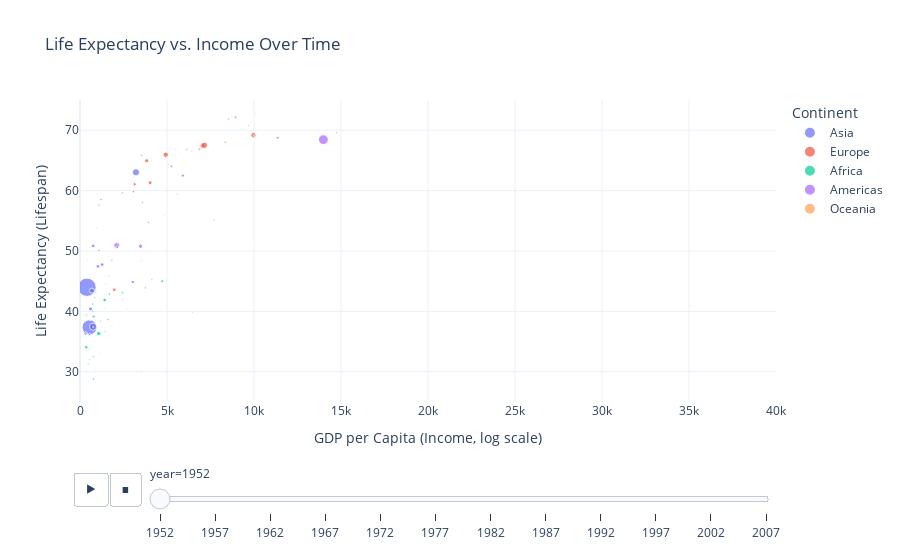

Here is the notebook cell this chart was saved with:
### Markdown cell above
this is a analysis for numerical variables, it is discrete. Both the number of fairs over time and visitors distribute skewed to the left. That means that the number of visitors increase at the same time number of fairs increase over years. The mean for visitors is greater than the median. The mean for attending_countries is also greater than median. That's means the attending countries increase over time.The number of fairs max around the year 1950, however, the number of visitors max over year 2000, that's mean more fairs not implies more visitors.

### Code cell
import pandas as pd
import plotly.express as px

url = "https://raw.githubusercontent.com/plotly/datasets/master/gapminderDataFiveYear.csv"
df = pd.read_csv(url)

df = px.data.gapminder()
px.scatter(df, x="gdpPercap", y="lifeExp", animation_frame="year", animation_group="country",
           size="pop", color="continent", hover_name="country",
           size_max=55, range_x=[25,75], range_y=[0,40000])

fig.show()

### Figure 1 — Plotly figure (JSON) as saved in the notebook; plotly's stock layout.template omitted (floating-point values rounded to 4 significant figures)
{"data": [{"hovertemplate": "<b>%{hovertext}</b><br><br>continent=Asia<br>year=1952<br>GDP per Capita (Income)=%{x}<br>Life Expectancy (Lifespan)=%{y}<br>pop=%{marker.size}<extra></extra>", "hovertext": ["Afghanistan", "Bahrain", "Bangladesh", "Cambodia", "China", "Hong Kong, China", "India", "Indonesia", "Iran", "Iraq", "Israel", "Japan", "Jordan", "Korea, Dem. Rep.", "Korea, Rep.", "Kuwait", "Lebanon", "Malaysia", "Mongolia", "Myanmar", "Nepal", "Oman", "Pakistan", "Philippines", "Saudi Arabia", "Singapore", "Sri Lanka", "Syria", "Taiwan", "Thailand", "Vietnam", "West Bank and Gaza", "Yemen, Rep."], "ids": ["Afghanistan", "Bahrain", "Bangladesh", "Cambodia", "China", "Hong Kong, China", "India", "Indonesia", "Iran", "Iraq", "Israel", "Japan", "Jordan", "Korea, Dem. Rep.", "Korea, Rep.", "Kuwait", "Lebanon", "Malaysia", "Mongolia", "Myanmar", "Nepal", "Oman", "Pakistan", "Philippines", "Saudi Arabia", "Singapore", "Sri Lanka", "Syria", "Taiwan", "Thailand", "Vietnam", "West Bank and Gaza", "Yemen, Rep."], "legendgroup": "Asia", "marker": {"color": "#636efa", "size": [8425333, 120447, 46886859, 4693836, 556263528, 2125900, 372000000, 82052000, 17272000, 5441766, 1620914, 86459025, 607914, 8865488, 20947571, 160000, 1439529, 6748378, 800663, 20092996, 9182536, 507833, 41346560, 22438691, 4005677, 1127000, 7982342, 3661549, 8550362, 21289402, 26246839, 1030585, 4963829], "sizemode": "area", "sizeref": 3297000.0, "symbol": "circle"}, "mode": "markers", "name": "Asia", "orientation": "v", "showlegend": true, "type": "scatter", "x": [779.4, 9867.0, 684.2, 368.5, 400.4, 3054.0, 546.6, 749.7, 3035.0, 4130.0, 4087.0, 3217.0, 1547.0, 1088.0, 1031.0, 108400.0, 4835.0, 1831.0, 786.6, 331, 545.9, 1828.0, 684.6, 1273.0, 6460.0, 2315.0, 1084.0, 1643.0, 1207.0, 757.8, 605.1, 1516.0, 781.7], "xaxis": "x", "y": [28.8, 50.94, 37.48, 39.42, 44, 60.96, 37.37, 37.47, 44.87, 45.32, 65.39, 63.03, 43.16, 50.06, 47.45, 55.56, 55.93, 48.46, 42.24, 36.32, 36.16, 37.58, 43.44, 47.75, 39.88, 60.4, 57.59, 45.88, 58.5, 50.85, 40.41, 43.16, 32.55], "yaxis": "y"}, {"hovertemplate": "<b>%{hovertext}</b><br><br>continent=Europe<br>year=1952<br>GDP per Capita (Income)=%{x}<br>Life Expectancy (Lifespan)=%{y}<br>pop=%{marker.size}<extra></extra>", "hovertext": ["Albania", "Austria", "Belgium", "Bosnia and Herzegovina", "Bulgaria", "Croatia", "Czech Republic", "Denmark", "Finland", "France", "Germany", "Greece", "Hungary", "Iceland", "Ireland", "Italy", "Montenegro", "Netherlands", "Norway", "Poland", "Portugal", "Romania", "Serbia", "Slovak Republic", "Slovenia", "Spain", "Sweden", "Switzerland", "Turkey", "United Kingdom"], "ids": ["Albania", "Austria", "Belgium", "Bosnia and Herzegovina", "Bulgaria", "Croatia", "Czech Republic", "Denmark", "Finland", "France", "Germany", "Greece", "Hungary", "Iceland", "Ireland", "Italy", "Montenegro", "Netherlands", "Norway", "Poland", "Portugal", "Romania", "Serbia", "Slovak Republic", "Slovenia", "Spain", "Sweden", "Switzerland", "Turkey", "United Kingdom"], "legendgroup": "Europe", "marker": {"color": "#EF553B", "size": [1282697, 6927772, 8730405, 2791000, 7274900, 3882229, 9125183, 4334000, 4090500, 42459667, 69145952, 7733250, 9504000, 147962, 2952156, 47666000, 413834, 10381988, 3327728, 25730551, 8526050, 16630000, 6860147, 3558137, 1489518, 28549870, 7124673, 4815000, 22235677, 50430000], "sizemode": "area", "sizeref": 3297000.0, "symbol": "circle"}, "mode": "markers", "name": "Europe", "orientation": "v", "showlegend": true, "type": "scatter", "x": [1601.0, 6137.0, 8343.0, 973.5, 2444.0, 3119.0, 6876.0, 9692.0, 6425.0, 7030.0, 7144.0, 3531.0, 5264.0, 7268.0, 5210.0, 4931.0, 2648.0, 8942.0, 10100.0, 4029.0, 3068.0, 3145.0, 3581.0, 5075.0, 4215.0, 3834.0, 8528.0, 14730.0, 1969.0, 9980.0], "xaxis": "x", "y": [55.23, 66.8, 68, 53.82, 59.6, 61.21, 66.87, 70.78, 66.55, 67.41, 67.5, 65.86, 64.03, 72.49, 66.91, 65.94, 59.16, 72.13, 72.67, 61.31, 59.82, 61.05, 58.0, 64.36, 65.57, 64.94, 71.86, 69.62, 43.59, 69.18], "yaxis": "y"}, {"hovertemplate": "<b>%{hovertext}</b><br><br>continent=Africa<br>year=1952<br>GDP per Capita (Income)=%{x}<br>Life Expectancy (Lifespan)=%{y}<br>pop=%{marker.size}<extra></extra>", "hovertext": ["Algeria", "Angola", "Benin", "Botswana", "Burkina Faso", "Burundi", "Cameroon", "Central African Republic", "Chad", "Comoros", "Congo, Dem. Rep.", "Congo, Rep.", "Cote d'Ivoire", "Djibouti", "Egypt", "Equatorial Guinea", "Eritrea", "Ethiopia", "Gabon", "Gambia", "Ghana", "Guinea", "Guinea-Bissau", "Kenya", "Lesotho", "Liberia", "Libya", "Madagascar", "Malawi", "Mali", "Mauritania", "Mauritius", "Morocco", "Mozambique", "Namibia", "Niger", "Nigeria", "Reunion", "Rwanda", "Sao Tome and Principe", "Senegal", "Sierra Leone", "Somalia", "South Africa", "Sudan", "Swaziland", "Tanzania", "Togo", "Tunisia", "Uganda", "Zambia", "Zimbabwe"], "ids": ["Algeria", "Angola", "Benin", "Botswana", "Burkina Faso", "Burundi", "Cameroon", "Central African Republic", "Chad", "Comoros", "Congo, Dem. Rep.", "Congo, Rep.", "Cote d'Ivoire", "Djibouti", "Egypt", "Equatorial Guinea", "Eritrea", "Ethiopia", "Gabon", "Gambia", "Ghana", "Guinea", "Guinea-Bissau", "Kenya", "Lesotho", "Liberia", "Libya", "Madagascar", "Malawi", "Mali", "Mauritania", "Mauritius", "Morocco", "Mozambique", "Namibia", "Niger", "Nigeria", "Reunion", "Rwanda", "Sao Tome and Principe", "Senegal", "Sierra Leone", "Somalia", "South Africa", "Sudan", "Swaziland", "Tanzania", "Togo", "Tunisia", "Uganda", "Zambia", "Zimbabwe"], "legendgroup": "Africa", "marker": {"color": "#00cc96", "size": [9279525, 4232095, 1738315, 442308, 4469979, 2445618, 5009067, 1291695, 2682462, 153936, 14100005, 854885, 2977019, 63149, 22223309, 216964, 1438760, 20860941, 420702, 284320, 5581001, 2664249, 580653, 6464046, 748747, 863308, 1019729, 4762912, 2917802, 3838168, 1022556, 516556, 9939217, 6446316, 485831, 3379468, 33119096, 257700, 2534927, 60011, 2755589, 2143249, 2526994, 14264935, 8504667, 290243, 8322925, 1219113, 3647735, 5824797, 2672000, 3080907], "sizemode": "area", "sizeref": 3297000.0, "symbol": "circle"}, "mode": "markers", "name": "Africa", "orientation": "v", "showlegend": true, "type": "scatter", "x": [2449.0, 3521.0, 1063.0, 851.2, 543.3, 339.3, 1173.0, 1071.0, 1179.0, 1103.0, 780.5, 2126.0, 1389.0, 2670.0, 1419.0, 375.6, 328.9, 362.1, 4293.0, 485.2, 911.3, 510.2, 299.9, 853.5, 298.8, 575.6, 2388.0, 1443.0, 369.2, 452.3, 743.1, 1968.0, 1688.0, 468.5, 2424.0, 761.9, 1077.0, 2719.0, 493.3, 879.6, 1450.0, 879.8, 1136.0, 4725.0, 1616.0, 1148.0, 716.7, 859.8, 1468.0, 734.8, 1147.0, 406.9], "xaxis": "x", "y": [43.08, 30.02, 38.22, 47.62, 31.98, 39.03, 38.52, 35.46, 38.09, 40.72, 39.14, 42.11, 40.48, 34.81, 41.89, 34.48, 35.93, 34.08, 37.0, 30, 43.15, 33.61, 32.5, 42.27, 42.14, 38.48, 42.72, 36.68, 36.26, 33.69, 40.54, 50.99, 42.87, 31.29, 41.73, 37.44, 36.32, 52.72, 40, 46.47, 37.28, 30.33, 32.98, 45.01, 38.63, 41.41, 41.22, 38.6, 44.6, 39.98, 42.04, 48.45], "yaxis": "y"}, {"hovertemplate": "<b>%{hovertext}</b><br><br>continent=Americas<br>year=1952<br>GDP per Capita (Income)=%{x}<br>Life Expectancy (Lifespan)=%{y}<br>pop=%{marker.size}<extra></extra>", "hovertext": ["Argentina", "Bolivia", "Brazil", "Canada", "Chile", "Colombia", "Costa Rica", "Cuba", "Dominican Republic", "Ecuador", "El Salvador", "Guatemala", "Haiti", "Honduras", "Jamaica", "Mexico", "Nicaragua", "Panama", "Paraguay", "Peru", "Puerto Rico", "Trinidad and Tobago", "United States", "Uruguay", "Venezuela"], "ids": ["Argentina", "Bolivia", "Brazil", "Canada", "Chile", "Colombia", "Costa Rica", "Cuba", "Dominican Republic", "Ecuador", "El Salvador", "Guatemala", "Haiti", "Honduras", "Jamaica", "Mexico", "Nicaragua", "Panama", "Paraguay", "Peru", "Puerto Rico", "Trinidad and Tobago", "United States", "Uruguay", "Venezuela"], "legendgroup": "Americas", "marker": {"color": "#ab63fa", "size": [17876956, 2883315, 56602560, 14785584, 6377619, 12350771, 926317, 6007797, 2491346, 3548753, 2042865, 3146381, 3201488, 1517453, 1426095, 30144317, 1165790, 940080, 1555876, 8025700, 2227000, 662850, 157553000, 2252965, 5439568], "sizemode": "area", "sizeref": 3297000.0, "symbol": "circle"}, "mode": "markers", "name": "Americas", "orientation": "v", "showlegend": true, "type": "scatter", "x": [5911.0, 2677.0, 2109.0, 11370.0, 3940.0, 2144.0, 2627.0, 5587.0, 1398.0, 3522.0, 3048.0, 2428.0, 1840.0, 2195.0, 2899.0, 3478.0, 3112.0, 2480.0, 1952.0, 3759.0, 3082.0, 3023.0, 13990.0, 5717.0, 7690.0], "xaxis": "x", "y": [62.48, 40.41, 50.92, 68.75, 54.74, 50.64, 57.21, 59.42, 45.93, 48.36, 45.26, 42.02, 37.58, 41.91, 58.53, 50.79, 42.31, 55.19, 62.65, 43.9, 64.28, 59.1, 68.44, 66.07, 55.09], "yaxis": "y"}, {"hovertemplate": "<b>%{hovertext}</b><br><br>continent=Oceania<br>year=1952<br>GDP per Capita (Income)=%{x}<br>Life Expectancy (Lifespan)=%{y}<br>pop=%{marker.size}<extra></extra>", "hovertext": ["Australia", "New Zealand"], "ids": ["Australia", "New Zealand"], "legendgroup": "Oceania", "marker": {"color": "#FFA15A", "size": [8691212, 1994794], "sizemode": "area", "sizeref": 3297000.0, "symbol": "circle"}, "mode": "markers", "name": "Oceania", "orientation": "v", "showlegend": true, "type": "scatter", "x": [10040.0, 10560.0], "xaxis": "x", "y": [69.12, 69.39], "yaxis": "y"}], "layout": {"legend": {"itemsizing": "constant", "title": {"text": "Continent"}, "tracegroupgap": 0}, "sliders": [{"active": 0, "currentvalue": {"prefix": "year="}, "len": 0.9, "pad": {"b": 10, "t": 60}, "steps": [{"args": [["1952"], {"frame": {"duration": 0, "redraw": false}, "fromcurrent": true, "mode": "immediate", "transition": {"duration": 0, "easing": "linear"}}], "label": "1952", "method": "animate"}, {"args": [["1957"], {"frame": {"duration": 0, "redraw": false}, "fromcurrent": true, "mode": "immediate", "transition": {"duration": 0, "easing": "linear"}}], "label": "1957", "method": "animate"}, {"args": [["1962"], {"frame": {"duration": 0, "redraw": false}, "fromcurrent": true, "mode": "immediate", "transition": {"duration": 0, "easing": "linear"}}], "label": "1962", "method": "animate"}, {"args": [["1967"], {"frame": {"duration": 0, "redraw": false}, "fromcurrent": true, "mode": "immediate", "transition": {"duration": 0, "easing": "linear"}}], "label": "1967", "method": "animate"}, {"args": [["1972"], {"frame": {"duration": 0, "redraw": false}, "fromcurrent": true, "mode": "immediate", "transition": {"duration": 0, "easing": "linear"}}], "label": "1972", "method": "animate"}, {"args": [["1977"], {"frame": {"duration": 0, "redraw": false}, "fromcurrent": true, "mode": "immediate", "transition": {"duration": 0, "easing": "linear"}}], "label": "1977", "method": "animate"}, {"args": [["1982"], {"frame": {"duration": 0, "redraw": false}, "fromcurrent": true, "mode": "immediate", "transition": {"duration": 0, "easing": "linear"}}], "label": "1982", "method": "animate"}, {"args": [["1987"], {"frame": {"duration": 0, "redraw": false}, "fromcurrent": true, "mode": "immediate", "transition": {"duration": 0, "easing": "linear"}}], "label": "1987", "method": "animate"}, {"args": [["1992"], {"frame": {"duration": 0, "redraw": false}, "fromcurrent": true, "mode": "immediate", "transition": {"duration": 0, "easing": "linear"}}], "label": "1992", "method": "animate"}, {"args": [["1997"], {"frame": {"duration": 0, "redraw": false}, "fromcurrent": true, "mode": "immediate", "transition": {"duration": 0, "easing": "linear"}}], "label": "1997", "method": "animate"}, {"args": [["2002"], {"frame": {"duration": 0, "redraw": false}, "fromcurrent": true, "mode": "immediate", "transition": {"duration": 0, "easing": "linear"}}], "label": "2002", "method": "animate"}, {"args": [["2007"], {"frame": {"duration": 0, "redraw": false}, "fromcurrent": true, "mode": "immediate", "transition": {"duration": 0, "easing": "linear"}}], "label": "2007", "method": "animate"}], "x": 0.1, "xanchor": "left", "y": 0, "yanchor": "top"}], "title": {"text": "Life Expectancy vs. Income Over Time"}, "updatemenus": [{"buttons": [{"args": [null, {"frame": {"duration": 500, "redraw": false}, "fromcurrent": true, "mode": "immediate", "transition": {"duration": 500, "easing": "linear"}}], "label": "&#9654;", "method": "animate"}, {"args": [[null], {"frame": {"duration": 0, "redraw": false}, "fromcurrent": true, "mode": "immediate", "transition": {"duration": 0, "easing": "linear"}}], "label": "&#9724;", "method": "animate"}], "direction": "left", "pad": {"r": 10, "t": 70}, "showactive": false, "type": "buttons", "x": 0.1, "xanchor": "right", "y": 0, "yanchor": "top"}], "xaxis": {"anchor": "y", "domain": [0, 1], "range": [0, 40000], "title": {"text": "GDP per Capita (Income, log scale)"}}, "yaxis": {"anchor": "x", "domain": [0, 1], "range": [25, 75], "title": {"text": "Life Expectancy (Lifespan)"}}}}
